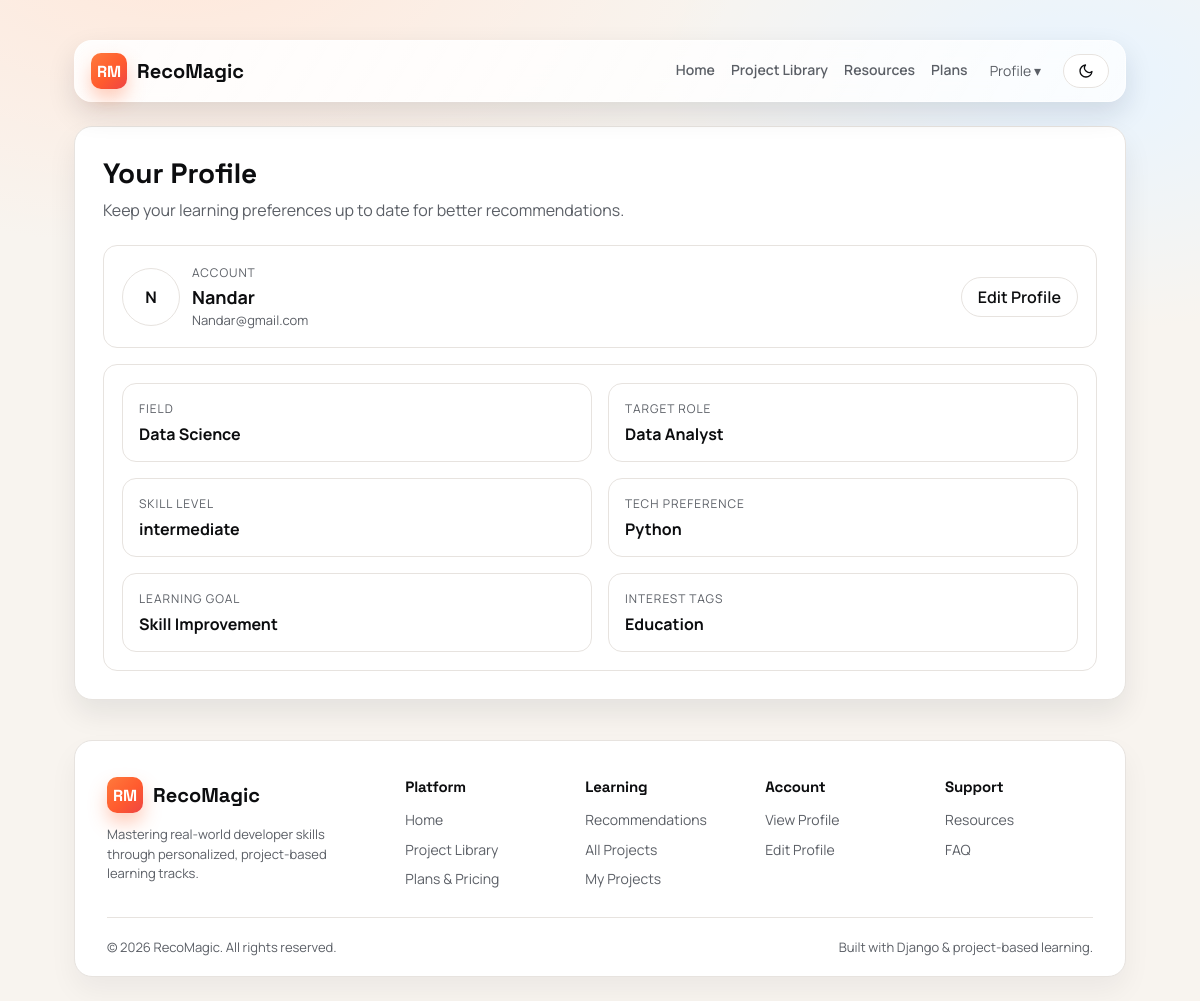
The app's page /profile/ (signed in), older data.
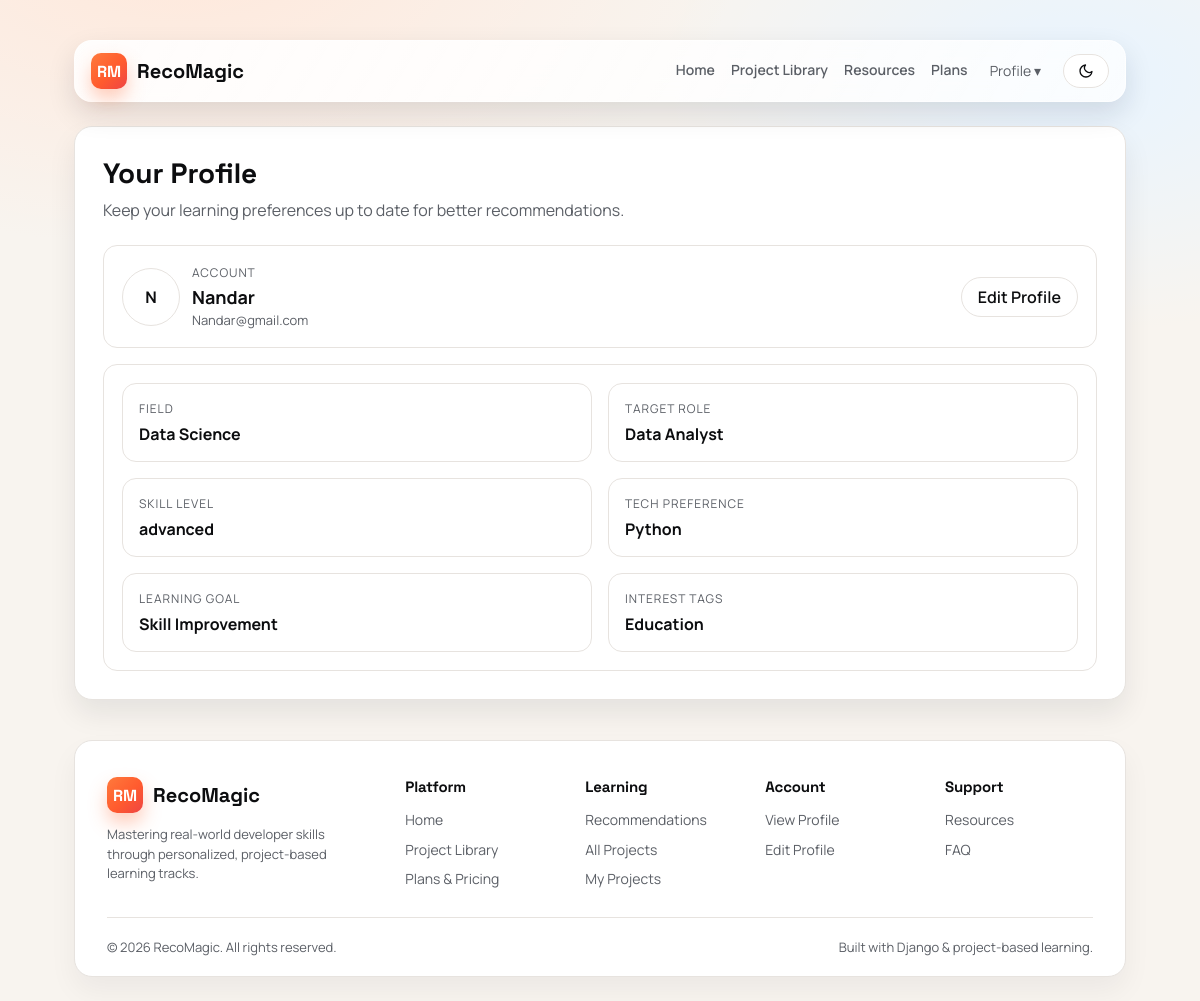
The same page, newer data.
### users/models.py (models this page shows, shortened)
class UserProfile(models.Model):
    objects = None
    SKILL_LEVEL_CHOICES = [
        ("beginner", "Beginner"),
        ("intermediate", "Intermediate"),
        ("advanced", "Advanced"),
    ]
    user = models.OneToOneField(settings.AUTH_USER_MODEL, on_delete=models.CASCADE)
    field = models.CharField(max_length=100)
    target_role = models.CharField(max_length=100)
    skill_level = models.CharField(max_length=20, choices=SKILL_LEVEL_CHOICES)
    tech_preference = models.CharField(max_length=100)
    learning_goal = models.CharField(max_length=100)
    interest_tags = models.CharField(max_length=200, help_text="Comma separated tags")
    profile_picture = models.FileField(upload_to="profile_pictures/", blank=True, null=True)

### users/views.py (the view)
# urls.py: path("profile/", views.profile_view, name="profile_view"),
@login_required
def profile_view(request):
    profile = UserProfile.objects.filter(user=request.user).first()
    premium_request = _get_latest_premium_request(request.user)
    premium_review_notice = _mark_review_notice(request.user)
    saved = request.GET.get("saved") == "1"
    return render(
        request,
        "users/profile_view.html",
        {
            "profile": profile,
            "premium_request": premium_request,
            "premium_review_notice": premium_review_notice,
            "saved": saved,
        },
    )

### users/views.py (called while the page is built)
def _get_latest_premium_request(user):
    try:
        return PremiumRequest.objects.filter(user=user).order_by("-requested_at", "-id").first()
    except OperationalError:
        return None

def _get_latest_reviewed_premium_request(user):
    try:
        return (
            PremiumRequest.objects.filter(user=user, status__in=["approved", "rejected"])
            .order_by("-reviewed_at", "-requested_at", "-id")
            .first()
        )
    except OperationalError:
        return None

def _mark_review_notice(user):
    reviewed_request = _get_latest_reviewed_premium_request(user)
    if not reviewed_request or not reviewed_request.reviewed_at:
        return None
    if reviewed_request.user_notified_at and reviewed_request.user_notified_at >= reviewed_request.reviewed_at:
        return None
    reviewed_request.user_notified_at = timezone.now()
    reviewed_request.save(update_fields=["user_notified_at"])
    return reviewed_request

### users/templates/users/profile_view.html (shortened to what this page needs)
{% extends "users/base.html" %}
{% block content %}
<h1 class="page-title">Your Profile</h1>
<p class="page-sub">Keep your learning preferences up to date for better recommendations.</p>
<div class="profile-view-stack">
    <section class="profile-view-card">
        <div class="profile-view-user">
            <div class="profile-view-user-main">
                {% if profile and profile.profile_picture %}
                    <img class="profile-view-avatar" src="{{ profile.profile_picture.url }}" alt="Profile picture" />
                {% else %}
                    <div class="profile-view-fallback">{{ user.username|slice:':1'|upper }}</div>
                {% endif %}
                <div>
                    <span>Account</span>
                    <strong>{{ user.username }}</strong>
                    <div class="helper-text">{{ user.email }}</div>
                </div>
            </div>
            <a class="btn" href="{% url 'profile_edit' %}">Edit Profile</a>
        </div>
    </section>
    <section class="profile-view-card">
        {% if profile %}
            <div class="profile-grid">
                <div class="info-card">
                    <span>Field</span>
                    <strong>{{ profile.field }}</strong>
                </div>
                <div class="info-card">
                    <span>Target Role</span>
                    <strong>{{ profile.target_role }}</strong>
                </div>
                <div class="info-card">
                    <span>Skill Level</span>
                    <strong>{{ profile.skill_level }}</strong>
                </div>
                <div class="info-card">
                    <span>Tech Preference</span>
                    <strong>{{ profile.tech_preference }}</strong>
                </div>
                <div class="info-card">
                    <span>Learning Goal</span>
                    <strong>{{ profile.learning_goal }}</strong>
                </div>
                <div class="info-card">
                    <span>Interest Tags</span>
                    <strong>{{ profile.interest_tags }}</strong>
                </div>
            </div>
        {% else %}
            <div class="empty-state">
                <p>No profile yet. Add your details to unlock tailored project recommendations.</p>
                <a class="btn btn-primary" href="{% url 'profile_edit' %}">Create Profile</a>
            </div>
        {% endif %}
    </section>
</div>
{% endblock %}

Row changes from the older to the newer data that the page shows:
changed UserProfile "Data Science": skill_level "intermediate" → "advanced"
